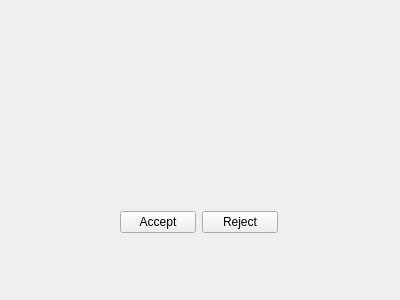
<?xml version="1.0" encoding="UTF-8"?>
<ui version="4.0">
 <class>Call_window</class>
 <widget class="QWidget" name="Call_window">
  <property name="geometry">
   <rect>
    <x>0</x>
    <y>0</y>
    <width>400</width>
    <height>300</height>
   </rect>
  </property>
  <property name="windowTitle">
   <string>Form</string>
  </property>
  <widget class="QWidget" name="layoutWidget">
   <property name="geometry">
    <rect>
     <x>120</x>
     <y>210</y>
     <width>158</width>
     <height>25</height>
    </rect>
   </property>
   <layout class="QHBoxLayout" name="horizontalLayout">
    <item>
     <widget class="QPushButton" name="accept_btn">
      <property name="text">
       <string>Accept</string>
      </property>
     </widget>
    </item>
    <item>
     <widget class="QPushButton" name="reject_btn">
      <property name="text">
       <string>Reject</string>
      </property>
     </widget>
    </item>
   </layout>
  </widget>
 </widget>
 <resources/>
 <connections/>
</ui>
